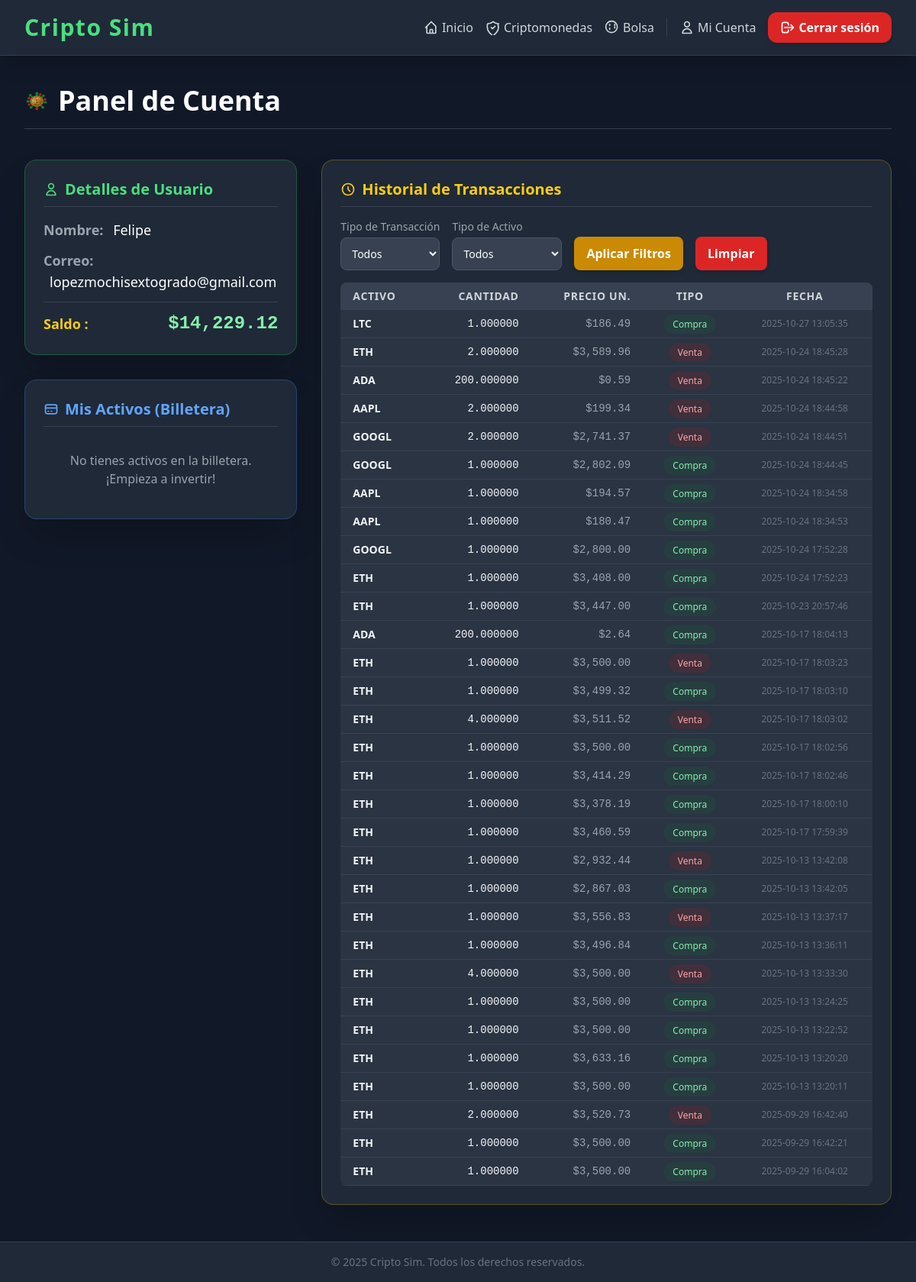
Screenshot of /usuario.php (signed in) with the database file from the repository.
### tables this page shows
CREATE TABLE `usuarios` (
  `id` int(11) NOT NULL,
  `nombre` varchar(50) NOT NULL,
  `email` varchar(100) NOT NULL,
  `password` varchar(255) NOT NULL,
  `saldo` decimal(18,2) NOT NULL DEFAULT 10000.00
);

CREATE TABLE `historial` (
  `id` int(11) NOT NULL,
  `id_usuario` int(11) NOT NULL,
  `moneda` varchar(50) NOT NULL,
  `cantidad` decimal(18,8) NOT NULL,
  `precio` decimal(18,8) NOT NULL,
  `tipo` enum('compra','venta') NOT NULL,
  `fecha` datetime DEFAULT current_timestamp()
);

### usuario.php (the view, shortened to what this page needs)
<?php
$usuario = $_SESSION['usuario'];
include("conexion.php");
$id_usuario = $usuario['id'] ?? 0;
$saldo_usuario = 0.00;
$filtro_tipo = $_GET['tipo'] ?? 'todos';
$filtro_activo = $_GET['activo'] ?? 'todos';
$params_historial = [];
if ($id_usuario > 0) {
    $sql_saldo = "SELECT saldo FROM usuarios WHERE id = ?";
    $stmt_saldo = $conn->prepare($sql_saldo);
    $stmt_saldo->bind_param("i", $id_usuario);
    $stmt_saldo->execute();
    $res_saldo = $stmt_saldo->get_result();
    $saldo_row = $res_saldo->fetch_assoc();
    $saldo_usuario = $saldo_row['saldo'] ?? 0.00;
    $billetera = [];
    $sql_historial = "SELECT moneda, cantidad, precio, tipo, fecha FROM historial WHERE id_usuario = ?";
    $tipos_historial = "i";
    $params_historial[] = $id_usuario;
    $sql_historial .= " ORDER BY fecha DESC";
    $stmt_historial = $conn->prepare($sql_historial);
    if (!empty($params_historial)) {
        $stmt_historial->bind_param($tipos_historial, ...$params_historial);
    }
    $stmt_historial->execute();
    $res_historial = $stmt_historial->get_result();
}
?>
<!DOCTYPE html>
<html lang="es">
<head>
    <script src="https://cdn.tailwindcss.com"></script>
</head>
<body class="bg-gray-900 text-gray-100 min-h-screen flex flex-col">
    <nav class="bg-gray-800 fixed w-full top-0 z-50 shadow-xl border-b border-green-500/20">
        <div class="max-w-7xl mx-auto px-6 lg:px-8 py-4 flex justify-between items-center">
            <h1 class="text-3xl font-extrabold text-green-400 tracking-wider">Cripto Sim</h1>
            <div class="flex items-center space-x-4">
                <a href="index.php" class="text-gray-300 hover:text-green-400 transition duration-300 font-medium flex items-center">
                    Inicio
                </a>
                <a href="criptomonedas.php" class="text-gray-300 hover:text-purple-400 transition duration-300 font-medium flex items-center">
                    Criptomonedas
                </a>
                <a href="bolsa.php" class="text-gray-300 hover:text-yellow-400 transition duration-300 font-medium flex items-center">
                    <svg class="w-5 h-5 mr-1" fill="none" stroke="currentColor" viewBox="0 0 24 24" xmlns="http://www.w3.org/2000/svg"><path stroke-linecap="round" stroke-linejoin="round" stroke-width="2" d="M8 7v2m8-2v2m-8 4v2m8-4v2m4-2a9 9 0 11-18 0 9 9 0 0118 0z"></path></svg>
                    Bolsa
                </a>
                <a href="usuario.php" class="text-gray-300 hover:text-blue-400 transition duration-300 font-medium flex items-center border-l border-gray-700 pl-4">
                    <svg class="w-5 h-5 mr-1" fill="none" stroke="currentColor" viewBox="0 0 24 24" xmlns="http://www.w3.org/2000/svg"><path stroke-linecap="round" stroke-linejoin="round" stroke-width="2" d="M16 7a4 4 0 11-8 0 4 4 0 018 0zM12 14a7 7 0 00-7 7h14a7 7 0 00-7-7z"></path></svg>
                    Mi Cuenta
                </a>
                <a href="logout.php" class="bg-red-600 hover:bg-red-700 px-4 py-2 rounded-xl text-white font-semibold transition duration-300 shadow-md flex items-center">
                    <svg class="w-5 h-5 mr-1" fill="none" stroke="currentColor" viewBox="0 0 24 24" xmlns="http://www.w3.org/2000/svg"><path stroke-linecap="round" stroke-linejoin="round" stroke-width="2" d="M17 16l4-4m0 0l-4-4m4 4H7m6 4v1a3 3 0 01-3 3H6a3 3 0 01-3-3V7a3 3 0 013-3h4a3 3 0 013 3v1"></path></svg>
                    Cerrar sesión
                </a>
            </div>
        </div>
    </nav>
    <main class="flex-grow pt-28 pb-12">
        <div class="max-w-7xl mx-auto px-6 lg:px-8">
            <header class="mb-10 flex items-center justify-between border-b border-gray-700 pb-4">
                <h1 class="text-4xl font-extrabold text-white flex items-center">
                    <img src="favicon.png" alt="Logo CriptoSim" class="w-8 h-8 mr-3 opacity-80">
                    Panel de Cuenta
                </h1>
            </header>
            <?php if ($id_usuario > 0): ?>
            <div class="grid grid-cols-1 lg:grid-cols-3 gap-8">
                <div class="lg:col-span-1 space-y-8">
                    <div class="bg-gray-800 p-6 rounded-2xl shadow-2xl border border-green-500/30 card">
                        <h2 class="text-xl font-bold text-green-400 mb-4 border-b border-gray-700 pb-2 flex items-center">
                            <svg class="w-5 h-5 mr-2" fill="none" stroke="currentColor" viewBox="0 0 24 24" xmlns="http://www.w3.org/2000/svg"><path stroke-linecap="round" stroke-linejoin="round" stroke-width="2" d="M16 7a4 4 0 11-8 0 4 4 0 018 0zM12 14a7 7 0 00-7 7h14a7 7 0 00-7-7z"></path></svg>
                            Detalles de Usuario
                        </h2>
                        <div class="space-y-3">
                            <p class="text-lg"><span class="font-semibold text-gray-400">Nombre:</span> <span class="text-white ml-2"><?php echo htmlspecialchars($usuario['nombre'] ?? 'N/A'); ?></span></p>
                            <p class="text-lg"><span class="font-semibold text-gray-400">Correo:</span> <span class="text-white ml-2"><?php echo htmlspecialchars($usuario['email'] ?? 'N/A'); ?></span></p>
                            <p class="text-lg border-t border-gray-700 pt-3 flex justify-between items-center">
                                <span class="font-semibold text-yellow-400">Saldo :</span>
                                <span class="text-2xl font-bold text-green-300 font-mono">$<?php echo htmlspecialchars(number_format($saldo_usuario, 2)); ?></span>
                            </p>
                        </div>
                    </div>
                    <div class="bg-gray-800 p-6 rounded-2xl shadow-2xl border border-blue-500/30 card">
                        <h2 class="text-xl font-bold text-blue-400 mb-4 border-b border-gray-700 pb-2 flex items-center">
                            <svg class="w-5 h-5 mr-2" fill="none" stroke="currentColor" viewBox="0 0 24 24" xmlns="http://www.w3.org/2000/svg"><path stroke-linecap="round" stroke-linejoin="round" stroke-width="2" d="M3 10h18M7 15h1m4 0h1m-7 4h12a3 3 0 003-3V8a3 3 0 00-3-3H6a3 3 0 00-3 3v8a3 3 0 003 3z"></path></svg>
                            Mis Activos (Billetera)
                        </h2>
                        <?php if(count($billetera) > 0): ?>
                            <ul class="space-y-3">
                                <?php foreach($billetera as $moneda => $total): if($total > 0): ?>
                                    <li class="bg-gray-700 hover:bg-gray-600 rounded-lg px-4 py-2 flex justify-between items-center transition duration-300">
                                        <span class="font-bold text-yellow-300 text-base"><?php echo htmlspecialchars($moneda); ?></span>
                                        <span class="text-lg font-mono text-green-300"><?php echo number_format($total, 4); ?></span>
                                    </li>
                                <?php endif; endforeach; ?>
                            </ul>
                        <?php else: ?>
                            <p class="text-gray-400 text-center py-4">No tienes activos en la billetera. ¡Empieza a invertir!</p>
                        <?php endif; ?>
                    </div>
                </div>
                <div class="lg:col-span-2">
                    <div class="bg-gray-800 p-6 rounded-2xl shadow-2xl border border-yellow-500/30">
                        <h2 class="text-xl font-bold text-yellow-400 mb-4 border-b border-gray-700 pb-2 flex items-center">
                            <svg class="w-5 h-5 mr-2" fill="none" stroke="currentColor" viewBox="0 0 24 24" xmlns="http://www.w3.org/2000/svg"><path stroke-linecap="round" stroke-linejoin="round" stroke-width="2" d="M12 8v4l3 3m6-3a9 9 0 11-18 0 9 9 0 0118 0z"></path></svg>
                            Historial de Transacciones
                        </h2>
                        <form method="GET" action="usuario.php" class="mb-4 flex flex-wrap gap-4 items-end">
                            <div>
                                <label for="filtro_tipo" class="block text-sm font-medium text-gray-400 mb-1">Tipo de Transacción</label>
                                <select name="tipo" id="filtro_tipo" class="bg-gray-700 border border-gray-600 text-white text-sm rounded-lg focus:ring-yellow-500 focus:border-yellow-500 block w-full p-2.5">
                                    <option value="todos" <?php echo ($filtro_tipo === 'todos') ? 'selected' : ''; ?>>Todos</option>
                                </select>
                            </div>
                            <div>
                                <label for="filtro_activo" class="block text-sm font-medium text-gray-400 mb-1">Tipo de Activo</label>
                                <select name="activo" id="filtro_activo" class="bg-gray-700 border border-gray-600 text-white text-sm rounded-lg focus:ring-yellow-500 focus:border-yellow-500 block w-full p-2.5">
                                    <option value="todos" <?php echo ($filtro_activo === 'todos') ? 'selected' : ''; ?>>Todos</option>
                                </select>
                            </div>
                            <button type="submit" class="bg-yellow-600 hover:bg-yellow-700 text-white font-semibold py-2.5 px-4 rounded-lg transition duration-300 shadow-md">
                                Aplicar Filtros
                            </button>
                            <a href="usuario.php" class="bg-red-600 hover:bg-gray-700 text-white font-semibold py-2.5 px-4 rounded-lg transition duration-300 shadow-md">
                                Limpiar
                            </a>
                        </form>
                        <?php if(isset($res_historial) && $res_historial->num_rows > 0): ?>
                            <div class="overflow-x-auto">
                                <table class="min-w-full text-sm bg-gray-700/50 rounded-lg overflow-hidden">
                                    <thead class="bg-gray-700 text-gray-300 uppercase tracking-wider">
                                        <tr>
                                            <th class="px-4 py-2 text-left">Activo</th>
                                            <th class="px-4 py-2 text-right">Cantidad</th>
                                            <th class="px-4 py-2 text-right">Precio Un.</th>
                                            <th class="px-4 py-2 text-center">Tipo</th>
                                            <th class="px-4 py-2 text-center">Fecha</th>
                                        </tr>
                                    </thead>
                                    <tbody>
                                        <?php while($row = $res_historial->fetch_assoc()):
                                            $tipo_clase = ($row['tipo'] === 'compra') ? 'bg-green-800/20 text-green-300' : 'bg-red-800/20 text-red-300';
                                        ?>
                                            <tr class="border-b border-gray-700 hover:bg-gray-700 transition duration-150">
                                                <td class="px-4 py-2 font-semibold"><?php echo htmlspecialchars($row['moneda']); ?></td>
                                                <td class="px-4 py-2 text-right font-mono"><?php echo htmlspecialchars(number_format($row['cantidad'], 6)); ?></td>
                                                <td class="px-4 py-2 text-right text-gray-400 font-mono">$<?php echo htmlspecialchars(number_format($row['precio'], 2)); ?></td>
                                                <td class="px-4 py-2 text-center">
                                                    <span class="px-3 py-1 rounded-full text-xs font-medium <?php echo $tipo_clase; ?>">
                                                        <?php echo htmlspecialchars(ucfirst($row['tipo'])); ?>
                                                    </span>
                                                </td>
                                                <td class="px-4 py-2 text-center text-gray-500 text-xs"><?php echo htmlspecialchars($row['fecha']); ?></td>
                                            </tr>
                                        <?php endwhile; ?>
                                    </tbody>
                                </table>
                            </div>
                        <?php else: ?>
                            <p class="text-gray-400 text-center py-4">No se encontraron transacciones con los filtros seleccionados.</p>
                        <?php endif; ?>
                    </div>
                </div>
            </div>
            <?php else: ?>
                <p class="text-red-400 mt-8 text-center bg-gray-800 p-4 rounded-lg">Error: No se pudo obtener el ID de usuario. Por favor, <a href="logout.php" class="text-blue-400 hover:text-blue-300 font-semibold">cierra la sesión</a> y vuelve a iniciarla.</p>
            <?php endif; ?>
        </div>
    </main>
    <footer class="bg-gray-800 border-t border-gray-700 mt-auto">
        <div class="max-w-7xl mx-auto px-6 lg:px-8 py-4 text-center text-gray-500 text-sm">
            © 2025 Cripto Sim. Todos los derechos reservados.
        </div>
    </footer>
</body>
</html>

### usuario.php (style rules this page uses)
.card { transition: transform 0.3s ease, box-shadow 0.3s ease; }

### rows the page displays
usuarios: saldo "14,229.12"
historial: moneda "LTC", cantidad "1.000000", precio "186.49", tipo "Compra", fecha "2025-10-27 13:05:35"
historial: moneda "ETH", cantidad "2.000000", precio "3,589.96", tipo "Venta", fecha "2025-10-24 18:45:28"
historial: moneda "ADA", cantidad "200.000000", precio "0.59", tipo "Venta", fecha "2025-10-24 18:45:22"
historial: moneda "AAPL", cantidad "2.000000", precio "199.34", tipo "Venta", fecha "2025-10-24 18:44:58"
historial: moneda "GOOGL", cantidad "2.000000", precio "2,741.37", tipo "Venta", fecha "2025-10-24 18:44:51"
historial: moneda "GOOGL", cantidad "1.000000", precio "2,802.09", tipo "Compra", fecha "2025-10-24 18:44:45"
historial: moneda "AAPL", cantidad "1.000000", precio "194.57", tipo "Compra", fecha "2025-10-24 18:34:58"
historial: moneda "AAPL", cantidad "1.000000", precio "180.47", tipo "Compra", fecha "2025-10-24 18:34:53"
historial: moneda "GOOGL", cantidad "1.000000", precio "2,800.00", tipo "Compra", fecha "2025-10-24 17:52:28"
historial: moneda "ETH", cantidad "1.000000", precio "3,408.00", tipo "Compra", fecha "2025-10-24 17:52:23"
historial: moneda "ETH", cantidad "1.000000", precio "3,447.00", tipo "Compra", fecha "2025-10-23 20:57:46"
historial: moneda "ADA", cantidad "200.000000", precio "2.64", tipo "Compra", fecha "2025-10-17 18:04:13"
historial: moneda "ETH", cantidad "1.000000", precio "3,500.00", tipo "Venta", fecha "2025-10-17 18:03:23"
historial: moneda "ETH", cantidad "1.000000", precio "3,499.32", tipo "Compra", fecha "2025-10-17 18:03:10"
historial: moneda "ETH", cantidad "4.000000", precio "3,511.52", tipo "Venta", fecha "2025-10-17 18:03:02"
historial: moneda "ETH", cantidad "1.000000", precio "3,500.00", tipo "Compra", fecha "2025-10-17 18:02:56"
historial: moneda "ETH", cantidad "1.000000", precio "3,414.29", tipo "Compra", fecha "2025-10-17 18:02:46"
historial: moneda "ETH", cantidad "1.000000", precio "3,378.19", tipo "Compra", fecha "2025-10-17 18:00:10"
historial: moneda "ETH", cantidad "1.000000", precio "3,460.59", tipo "Compra", fecha "2025-10-17 17:59:39"
historial: moneda "ETH", cantidad "1.000000", precio "2,932.44", tipo "Venta", fecha "2025-10-13 13:42:08"
historial: moneda "ETH", cantidad "1.000000", precio "2,867.03", tipo "Compra", fecha "2025-10-13 13:42:05"
historial: moneda "ETH", cantidad "1.000000", precio "3,556.83", tipo "Venta", fecha "2025-10-13 13:37:17"
historial: moneda "ETH", cantidad "1.000000", precio "3,496.84", tipo "Compra", fecha "2025-10-13 13:36:11"
historial: moneda "ETH", cantidad "4.000000", precio "3,500.00", tipo "Venta", fecha "2025-10-13 13:33:30"
historial: moneda "ETH", cantidad "1.000000", precio "3,500.00", tipo "Compra", fecha "2025-10-13 13:24:25"
historial: moneda "ETH", cantidad "1.000000", precio "3,500.00", tipo "Compra", fecha "2025-10-13 13:22:52"
historial: moneda "ETH", cantidad "1.000000", precio "3,633.16", tipo "Compra", fecha "2025-10-13 13:20:20"
historial: moneda "ETH", cantidad "1.000000", precio "3,500.00", tipo "Compra", fecha "2025-10-13 13:20:11"
historial: moneda "ETH", cantidad "2.000000", precio "3,520.73", tipo "Venta", fecha "2025-09-29 16:42:40"
historial: moneda "ETH", cantidad "1.000000", precio "3,500.00", tipo "Compra", fecha "2025-09-29 16:42:21"
historial: moneda "ETH", cantidad "1.000000", precio "3,500.00", tipo "Compra", fecha "2025-09-29 16:04:02"

### other values shown
$usuario['nombre'] "Felipe"
$usuario['email'] "lopezmochisextogrado@gmail.com"
